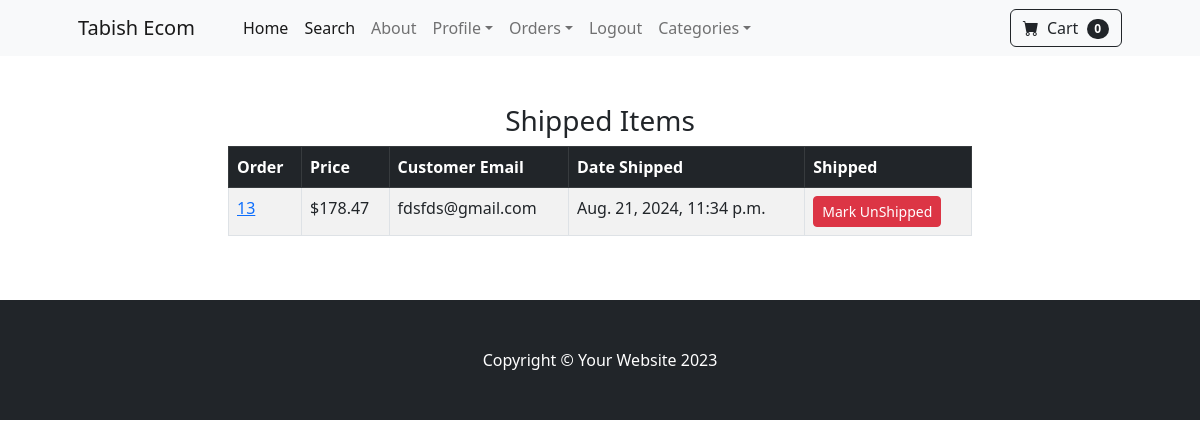
The page /payment/shipped_dash (signed in) on the database its author committed.
### payment/models.py (models this page shows, shortened)
class Order(models.Model):
    user = models.ForeignKey(User, on_delete=models.CASCADE, null=True, blank=True)
    full_name = models.CharField(max_length=250)
    email = models.EmailField(max_length=250)
    shipping_address = models.TextField(max_length=15000)
    amount_paid = models.DecimalField(max_digits=7, decimal_places=2)
    date_ordered = models.DateTimeField(auto_now_add=True)
    shipped = models.BooleanField(default=False)
    date_shipped = models.DateTimeField(blank=True, null=True)

### payment/views.py (the view, shortened to what this page needs)
# urls.py: path("shipped_dash", views.shipped_dash, name="shipped_dash"),
def shipped_dash(request):
    if request.user.is_authenticated and request.user.is_superuser:
        orders = Order.objects.filter(shipped=True)
        return render(request, "payment/shipped_dash.html", {"orders": orders})
    else:
        messages.success(request, "Access Denied")
        return redirect("home")

### cart/cart.py (called while the page is built)
    def __len__(self):
        return len(self.cart)

### cart/context_processors.py (called while the page is built)
def cart(request):
    return {"cart": Cart(request)}

### payment/templates/payment/shipped_dash.html (shortened to what this page needs)
{% extends 'base.html' %} {% block content %}
<div class="container">
    <div class="row">
        <center>
            <div class="col-8">
                <br /></br>
                <h3>Shipped Items</h3>
                <table class="table table-striped table-hover table-bordered">
                    <thead class="table-dark">
                        <tr>
                            <th scope="col">Order</th>
                            <th scope="col">Price</th>
                            <th scope="col">Customer Email</th>
                            <th scope="col">Date Shipped</th>
                            <th scope="col">Shipped</th>
                        </tr>
                    </thead>
                    <tbody>
                        {% for item in orders %}
                        <tr>
                            <td><a href="{% url 'orders' item.id %}">{{ item.id }}</a></td>
                            <td>${{ item.amount_paid }}</td>
                            <td>{{ item.email }}</td>
                            <td>{{ item.date_shipped }}</td>
                            <td>
                                <form method="POST">
                                    <button type="submit" class="btn btn-danger btn-sm">Mark UnShipped</button>
                                </form>
                            </td>
                        </tr>
                        {% endfor %}
                    </tbody>
                </table>
                <br /></br>
            </div>
        </center>
    </div>
</div>
{% endblock %}

### rows shown on the page
Order: id "13", amount_paid "178.47", email "fdsfds@gmail.com", date_shipped "Aug. 21, 2024, 11:34 p.m."

### other values the page prints
{{ cart|length }} "0"
